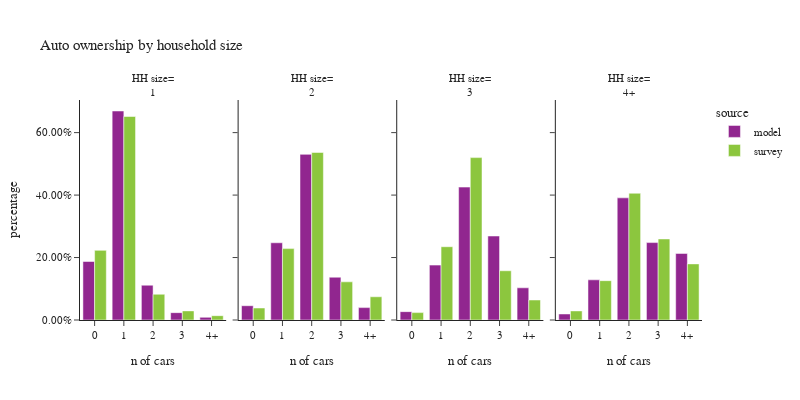

Notebook code for this chart:
### Code cell
plot_auto(hh,'hhsize_simple','household size', 'HH size')

### Figure 1 — Plotly figure (JSON) as saved in the notebook; plotly's stock layout.template omitted (floating-point values rounded to 4 significant figures)
{"data": [{"alignmentgroup": "True", "customdata": [[90426], [323059], [53773], [11356], [4120]], "hovertemplate": "source=model<br>hhsize_simple=1<br>auto_ownership_simple=%{x}<br>percentage=%{y}<br>sample count=%{customdata[0]}<extra></extra>", "legendgroup": "model", "marker": {"color": "#91268F", "pattern": {"shape": ""}}, "name": "model", "offsetgroup": "model", "orientation": "v", "showlegend": true, "textposition": "auto", "type": "bar", "x": ["0", "1", "2", "3", "4+"], "xaxis": "x", "y": [0.1873, 0.6692, 0.1114, 0.02352, 0.008535], "yaxis": "y"}, {"alignmentgroup": "True", "customdata": [[26644], [144102], [309116], [79863], [23102]], "hovertemplate": "source=model<br>hhsize_simple=2<br>auto_ownership_simple=%{x}<br>percentage=%{y}<br>sample count=%{customdata[0]}<extra></extra>", "legendgroup": "model", "marker": {"color": "#91268F", "pattern": {"shape": ""}}, "name": "model", "offsetgroup": "model", "orientation": "v", "showlegend": false, "textposition": "auto", "type": "bar", "x": ["0", "1", "2", "3", "4+"], "xaxis": "x2", "y": [0.04572, 0.2472, 0.5304, 0.137, 0.03964], "yaxis": "y2"}, {"alignmentgroup": "True", "customdata": [[7296], [47894], [115968], [73267], [28079]], "hovertemplate": "source=model<br>hhsize_simple=3<br>auto_ownership_simple=%{x}<br>percentage=%{y}<br>sample count=%{customdata[0]}<extra></extra>", "legendgroup": "model", "marker": {"color": "#91268F", "pattern": {"shape": ""}}, "name": "model", "offsetgroup": "model", "orientation": "v", "showlegend": false, "textposition": "auto", "type": "bar", "x": ["0", "1", "2", "3", "4+"], "xaxis": "x3", "y": [0.02677, 0.1758, 0.4256, 0.2689, 0.103], "yaxis": "y3"}, {"alignmentgroup": "True", "customdata": [[7686], [51197], [155668], [98668], [84845]], "hovertemplate": "source=model<br>hhsize_simple=4+<br>auto_ownership_simple=%{x}<br>percentage=%{y}<br>sample count=%{customdata[0]}<extra></extra>", "legendgroup": "model", "marker": {"color": "#91268F", "pattern": {"shape": ""}}, "name": "model", "offsetgroup": "model", "orientation": "v", "showlegend": false, "textposition": "auto", "type": "bar", "x": ["0", "1", "2", "3", "4+"], "xaxis": "x4", "y": [0.01931, 0.1286, 0.3911, 0.2479, 0.2131], "yaxis": "y4"}, {"alignmentgroup": "True", "customdata": [[490], [912], [110], [22], [13]], "hovertemplate": "source=survey<br>hhsize_simple=1<br>auto_ownership_simple=%{x}<br>percentage=%{y}<br>sample count=%{customdata[0]}<extra></extra>", "legendgroup": "survey", "marker": {"color": "#8CC63E", "pattern": {"shape": ""}}, "name": "survey", "offsetgroup": "survey", "orientation": "v", "showlegend": true, "textposition": "auto", "type": "bar", "x": ["0", "1", "2", "3", "4+"], "xaxis": "x", "y": [0.2229, 0.6516, 0.08246, 0.0292, 0.01382], "yaxis": "y"}, {"alignmentgroup": "True", "customdata": [[111], [515], [598], [128], [52]], "hovertemplate": "source=survey<br>hhsize_simple=2<br>auto_ownership_simple=%{x}<br>percentage=%{y}<br>sample count=%{customdata[0]}<extra></extra>", "legendgroup": "survey", "marker": {"color": "#8CC63E", "pattern": {"shape": ""}}, "name": "survey", "offsetgroup": "survey", "orientation": "v", "showlegend": false, "textposition": "auto", "type": "bar", "x": ["0", "1", "2", "3", "4+"], "xaxis": "x2", "y": [0.0384, 0.2286, 0.5364, 0.1222, 0.07438], "yaxis": "y2"}, {"alignmentgroup": "True", "customdata": [[11], [120], [175], [62], [22]], "hovertemplate": "source=survey<br>hhsize_simple=3<br>auto_ownership_simple=%{x}<br>percentage=%{y}<br>sample count=%{customdata[0]}<extra></extra>", "legendgroup": "survey", "marker": {"color": "#8CC63E", "pattern": {"shape": ""}}, "name": "survey", "offsetgroup": "survey", "orientation": "v", "showlegend": false, "textposition": "auto", "type": "bar", "x": ["0", "1", "2", "3", "4+"], "xaxis": "x3", "y": [0.02365, 0.2346, 0.52, 0.1577, 0.06403], "yaxis": "y3"}, {"alignmentgroup": "True", "customdata": [[11], [94], [203], [71], [44]], "hovertemplate": "source=survey<br>hhsize_simple=4+<br>auto_ownership_simple=%{x}<br>percentage=%{y}<br>sample count=%{customdata[0]}<extra></extra>", "legendgroup": "survey", "marker": {"color": "#8CC63E", "pattern": {"shape": ""}}, "name": "survey", "offsetgroup": "survey", "orientation": "v", "showlegend": false, "textposition": "auto", "type": "bar", "x": ["0", "1", "2", "3", "4+"], "xaxis": "x4", "y": [0.02906, 0.126, 0.4058, 0.2595, 0.1797], "yaxis": "y4"}], "layout": {"annotations": [{"font": {}, "showarrow": false, "text": "HH size=<br>1", "x": 0.1175, "xanchor": "center", "xref": "paper", "y": 1, "yanchor": "bottom", "yref": "paper"}, {"font": {}, "showarrow": false, "text": "HH size=<br>2", "x": 0.3725, "xanchor": "center", "xref": "paper", "y": 1, "yanchor": "bottom", "yref": "paper"}, {"font": {}, "showarrow": false, "text": "HH size=<br>3", "x": 0.6275, "xanchor": "center", "xref": "paper", "y": 1, "yanchor": "bottom", "yref": "paper"}, {"font": {}, "showarrow": false, "text": "HH size=<br>4+", "x": 0.8825, "xanchor": "center", "xref": "paper", "y": 1, "yanchor": "bottom", "yref": "paper"}], "barmode": "group", "font": {"size": 11}, "height": 400, "legend": {"title": {"text": "source"}, "tracegroupgap": 0}, "title": {"text": "Auto ownership by household size"}, "width": 800, "xaxis": {"anchor": "y", "domain": [0, 0.235], "title": {"text": "n of cars"}}, "xaxis2": {"anchor": "y2", "domain": [0.255, 0.49], "matches": "x", "title": {"text": "n of cars"}}, "xaxis3": {"anchor": "y3", "domain": [0.51, 0.745], "matches": "x", "title": {"text": "n of cars"}}, "xaxis4": {"anchor": "y4", "domain": [0.765, 1.0], "matches": "x", "title": {"text": "n of cars"}}, "yaxis": {"anchor": "x", "domain": [0, 1], "tickformat": ".2%", "title": {"text": "percentage"}}, "yaxis2": {"anchor": "x2", "domain": [0, 1], "matches": "y", "showticklabels": false, "tickformat": ".2%"}, "yaxis3": {"anchor": "x3", "domain": [0, 1], "matches": "y", "showticklabels": false, "tickformat": ".2%"}, "yaxis4": {"anchor": "x4", "domain": [0, 1], "matches": "y", "showticklabels": false, "tickformat": ".2%"}}}
